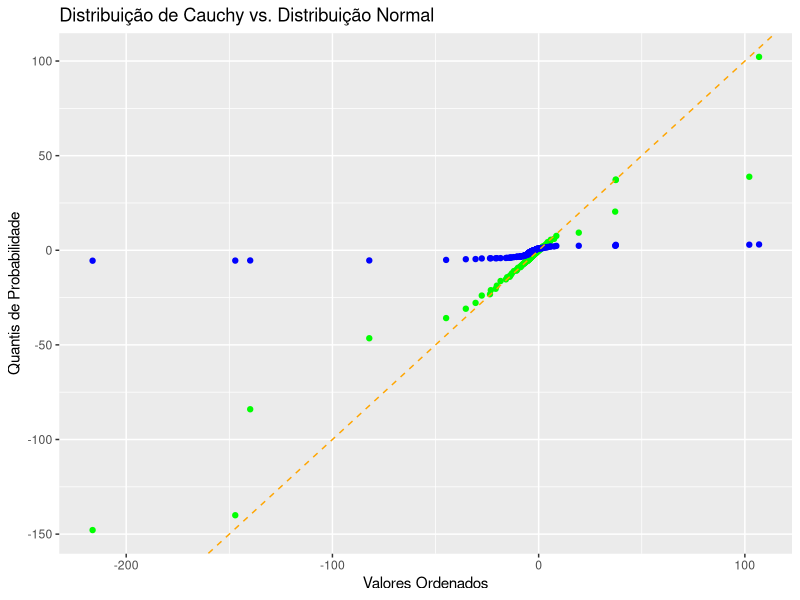

Reproduce this figure in R. (Note: this script raises an error after producing the figure.)
library(ggplot2)

set.seed(1680)
n <- 182
amostra_c <- sort(rcauchy(n, location = -4, scale = 1.8))
quantis_c <- quantile(amostra_c, seq(1/(n+1), n/(n+1), length.out = n))

amostra_n <- sort(rnorm(n, mean = -1.4, sd = sqrt(3.8)))
quantis_n <- quantile(amostra_n, seq(1/(n+1), n/(n+1), length.out = n))

df <- data.frame(
  valores_cauchy = amostra_c,
  quantis_cauchy = quantis_c,
  quantis_normal = quantis_n)

ggplot(df, aes(x = valores_cauchy)) +
  geom_point(aes(y = quantis_cauchy), color = "green") +
  geom_point(aes(y = quantis_normal), color = "blue") +
  geom_abline(slope = 1, intercept = 0, linetype = "dashed", color = "orange") +
  labs(x = "Valores Ordenados", y = "Quantis de Probabilidade", title = "Distribuição de Cauchy vs. Distribuição Normal")

------------------------------------------------------------------------------

set.seed(2009)

cauchy_sample <- rcauchy(107, 1, 1.8)
quantiles_cauchy <- quantile(cauchy_sample, seq(1/108, 107/108, by = 1/108))

normal_sample <- rnorm(107, -2.8, sqrt(1.4))
quantiles_normal <- quantile(normal_sample, seq(1/108, 107/108, by = 1/108))

plot(sort(cauchy_sample), quantiles_cauchy, type = "l", col = "blue", xlab = "Valores Ordenados", ylab = "Quantis de Probabilidade", main = "Distribuição de Cauchy vs. Distribuição Normal")
lines(sort(cauchy_sample), quantiles_normal, type = "l", col = "red")

abline(0, 1, lty = 2, col = "green")

------------------------------------------------------------------------------

# Definindo a semente
set.seed(123)

# Parâmetros da distribuição de Cauchy
e <- 0  # Parâmetro de localização
s <- 1  # Parâmetro de escala

# Tamanho da amostra
n <- 100

# Gerando uma amostra da distribuição de Cauchy
sample_cauchy <- rcauchy(n, e, s)

# Ordenando os valores gerados
sample_cauchy_sorted <- sort(sample_cauchy)

# Calculando os quantis de probabilidade para a distribuição de Cauchy
probs_cauchy <- (1:n - 0.5) / n

# Calculando os quantis de probabilidade para a distribuição Normal
mean_normal <- e  # Média da distribuição normal
var_normal <- s^2  # Variância da distribuição normal
probs_normal <- qnorm(probs_cauchy, mean = mean_normal, sd = sqrt(var_normal))

# Preparando o gráfico
plot(sample_cauchy_sorted, probs_cauchy, xlab = "Valores gerados", ylab = "Quantil de probabilidade", main = "Gráfico Q-Q", xlim = c(min(sample_cauchy_sorted), max(sample_cauchy_sorted)), ylim = c(min(probs_cauchy, probs_normal), max(probs_cauchy, probs_normal)), type = "n")

# Adicionando os pontos para a distribuição de Cauchy
points(sample_cauchy_sorted, probs_cauchy, col = "blue", pch = 19)

# Adicionando os pontos para a distribuição Normal
points(sample_cauchy_sorted, probs_normal, col = "red", pch = 19)

# Adicionando a reta bissectriz dos quadrantes ímpares
abline(a = 0, b = 1, col = "black", lty = 2)

# Adicionando legenda
legend("bottomright", legend = c("Cauchy", "Normal", "Reta bissectriz"), col = c("blue", "red", "black"), pch = 19, lty = c(1, 1, 2))